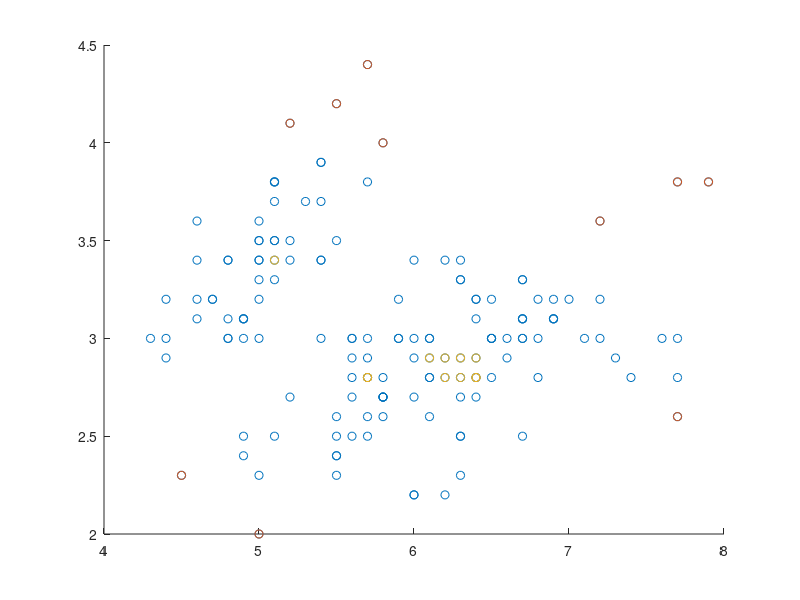
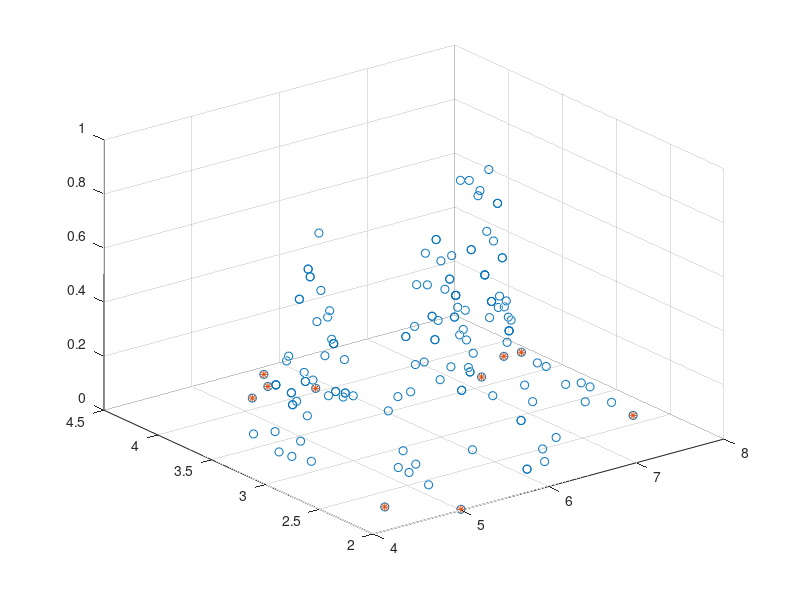

These charts were generated, in order, by the following MATLAB code:
close all
clc, clear

% % Angle Based Outlier Detection
% % Authors: Hans-Peter, Kriegel Matthias, Schubert Arthur Zimek
% % Original paper :
% % Angle-Based Outlier Detection in High-dimensional Data In KDD2008
% % Website : http://www.dbs.ifi.lmu.de/
% % e-mail : {kriegel,schubert,zimek}@dbs.ifi.lmu.de

% DB : Iris Data Set https://archive.ics.uci.edu/ml/datasets/iris

% Multivariate, Real datas for classification, 150 instances, 4 attributes
% 1. sepal length in cm
% 2. sepal width in cm
% 3. petal length in cm
% 4. petal width in cm

% 3 classes iris, 50 instances chacunes.
% 5. class:
% -- Iris Setosa
% -- Iris Versicolour
% -- Iris Virginica

% 1 classe linéairement séparable des 2 autres, les autres non.
% On veut Predire la classe d'un iris

% The 35th sample should be: (4.9,3.1,1.5,0.2) "Iris-setosa" where the error is in the fourth feature
% Actual : (4.9,3.1,1.5,0.1)

load('iris.mat', '-mat');

A=iris(:,[1;2]);
%A=iris(:,[1;2;5]);
B=A;
[A, ia, ic] = unique(A,'rows'); % enlever les répétitions
instance_number = size(ia, 1);
origin_instance_number = size(ic, 1);
var_array = zeros(instance_number, 1);

for i=1:instance_number % Pour chaque point
    M=[];
    for j=1:instance_number % B différent de A
        if j==i
            continue
        end
        for k=j+1:instance_number % C différent de A et b
            if k==i
                continue
            end
            vector1 = A(j,:) - A(i,:); % Tu prends toutes les pairs de points en calculant leurs vecteurs
            vector2 = A(k,:) - A(i,:);
            norm_vector1Xnorm_vector2 = (norm(vector1) *norm(vector2))^2; % Le produit de leur norme au carré
            vector1Xvector2T = vector1 * vector2';                        % Leur produit scalaire
            M=[M,vector1Xvector2T/norm_vector1Xnorm_vector2];             % Pour stocker tous les différents angles formé, avec toutes ces pairs, pour un point donné
        end                        
    end
    var_array(i) = var(M);                                                % puis tu calcul la variance de ses angles
end

min_var_array = min(var_array);                                                                                                                                       
abof = (var_array - min_var_array) / (max(var_array) - min_var_array);
origin_abof = zeros(origin_instance_number, 1);

for i=1:origin_instance_number
origin_abof(i, 1) = abof(ic(i, 1), 1);
end

abof = origin_abof;
[yepee, suspicious_index] = sort(abof);
A=B;
%%%%%%%%%%%%%%%%%%%%%%%%%%%%%%%%%%%%%%%%%%%%%%%%%%%%%%%%%%%%
S=size(A);
if S(2)==2
figure; hold on;
scatter(A(:,1),A(:,2),'ob')
scatter(A(suspicious_index(1:10),1),A(suspicious_index(1:10),2),'or')
scatter(A(suspicious_index(end-10:end),1),A(suspicious_index(end-10:end),2),'og')

figure; hold on; grid;
scatter3(A(:,1),A(:,2),abof,'ob')
scatter3(A(suspicious_index(1:10),1),A(suspicious_index(1:10),2),yepee(1:10),'*r')
view(3);

elseif S(2)==3
figure; hold on; grid;
scatter3(A(:,1),A(:,2),A(:,3),'ob')
scatter3(A(suspicious_index(1:10),1),A(suspicious_index(1:10),2),A(suspicious_index(1:10),3),'*r')
view(3);
end